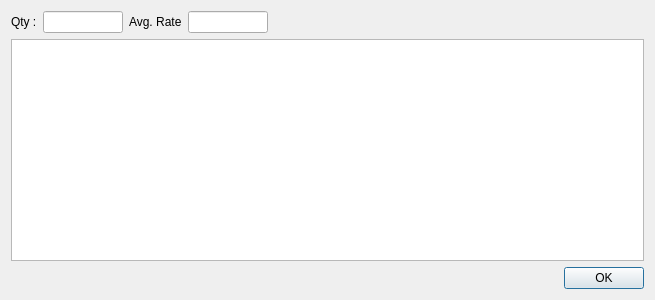
<?xml version="1.0" encoding="UTF-8"?>
<ui version="4.0">
 <class>FifoPopupDialog</class>
 <widget class="QDialog" name="FifoPopupDialog">
  <property name="geometry">
   <rect>
    <x>0</x>
    <y>0</y>
    <width>655</width>
    <height>300</height>
   </rect>
  </property>
  <property name="windowTitle">
   <string>Dialog</string>
  </property>
  <layout class="QVBoxLayout" name="verticalLayout" stretch="0,0,1,0">
   <item>
    <layout class="QVBoxLayout" name="labelLay"/>
   </item>
   <item>
    <layout class="QHBoxLayout" name="horizontalLayout">
     <item>
      <widget class="QLabel" name="label">
       <property name="text">
        <string>Qty :</string>
       </property>
      </widget>
     </item>
     <item>
      <widget class="QLineEdit" name="QtyLine">
       <property name="maximumSize">
        <size>
         <width>80</width>
         <height>16777215</height>
        </size>
       </property>
      </widget>
     </item>
     <item>
      <widget class="QLabel" name="label_2">
       <property name="text">
        <string>Avg. Rate</string>
       </property>
      </widget>
     </item>
     <item>
      <widget class="QLineEdit" name="rateLine">
       <property name="maximumSize">
        <size>
         <width>80</width>
         <height>16777215</height>
        </size>
       </property>
      </widget>
     </item>
     <item>
      <spacer name="horizontalSpacer">
       <property name="orientation">
        <enum>Qt::Horizontal</enum>
       </property>
       <property name="sizeHint" stdset="0">
        <size>
         <width>40</width>
         <height>20</height>
        </size>
       </property>
      </spacer>
     </item>
    </layout>
   </item>
   <item>
    <layout class="QVBoxLayout" name="tableLay">
     <item>
      <widget class="QTextEdit" name="textEdit"/>
     </item>
    </layout>
   </item>
   <item>
    <layout class="QHBoxLayout" name="horizontalLayout_2">
     <item>
      <spacer name="horizontalSpacer_2">
       <property name="orientation">
        <enum>Qt::Horizontal</enum>
       </property>
       <property name="sizeHint" stdset="0">
        <size>
         <width>40</width>
         <height>20</height>
        </size>
       </property>
      </spacer>
     </item>
     <item>
      <widget class="QPushButton" name="pushButton">
       <property name="text">
        <string>OK</string>
       </property>
      </widget>
     </item>
    </layout>
   </item>
  </layout>
 </widget>
 <resources/>
 <connections/>
</ui>
